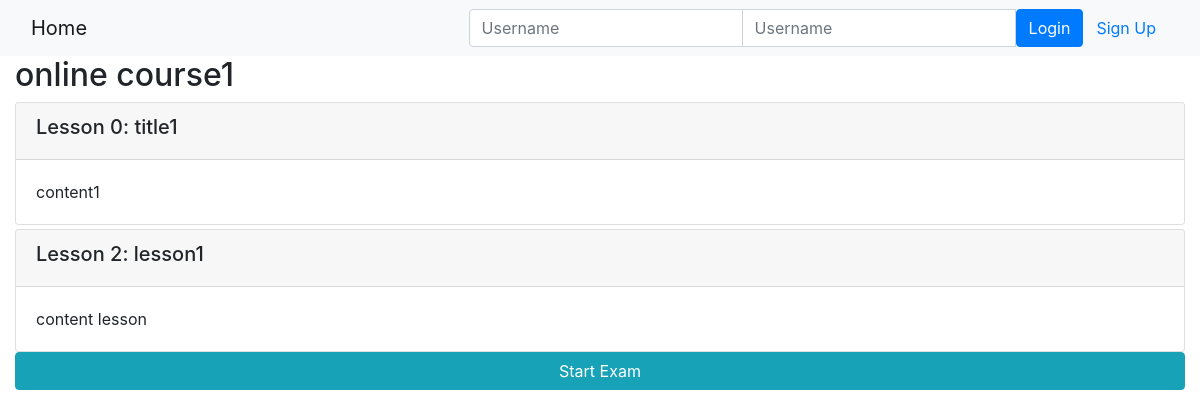
Page /onlinecourse/1/ on the committed database.
### onlinecourse/models.py (models this page shows, shortened)
class Course(models.Model):
    name = models.CharField(null=False, max_length=30, default='online course')
    image = models.ImageField(upload_to='course_images/')
    description = models.CharField(max_length=1000)
    pub_date = models.DateField(null=True)
    instructors = models.ManyToManyField(Instructor)
    users = models.ManyToManyField(settings.AUTH_USER_MODEL, through='Enrollment')
    total_enrollment = models.IntegerField(default=0)
    is_enrolled = False

class Lesson(models.Model):
    title = models.CharField(max_length=200, default="title")
    order = models.IntegerField(default=0)
    course = models.ForeignKey(Course, on_delete=models.CASCADE)
    content = models.TextField()

### onlinecourse/views.py (the view)
# urls.py: path('<int:pk>/', views.CourseDetailView.as_view(), name='course_details'),
class CourseDetailView(generic.DetailView):
    model = Course
    template_name = 'onlinecourse/course_detail_bootstrap.html'

### onlinecourse/templates/onlinecourse/course_detail_bootstrap.html (shortened to what this page needs)
<!DOCTYPE html>
<html lang="en">
<head>
     {% load static %}
    <link rel="stylesheet" href="https://maxcdn.bootstrapcdn.com/bootstrap/4.5.2/css/bootstrap.min.css">
</head>
<body>
    <nav class="navbar navbar-light bg-light">
        <div class="container-fluid">
            <div class="navbar-header">
                  <a class="navbar-brand" href="{% url 'onlinecourse:index' %}">Home</a>
            </div>
            <ul class="nav navbar-nav navbar-right">
                {% if user.is_authenticated %}
                <li>
                    <a class="btn btn-link" href="#">{{ user.first_name }}({{ user.username }})</a>
                    <a class="btn btn-link" href="{% url 'onlinecourse:logout' %}">Logout</a>
                </li>
                {% else %}
                <li>
                    <form class="form-inline" action="{% url 'onlinecourse:login' %}" method="post">
                        <div class="input-group">
                            <input type="text" class="form-control" placeholder="Username" name="username" >
                            <input type="password" class="form-control" placeholder="Username" name="psw" >
                            <button class="btn btn-primary" type="submit">Login</button>
                            <a class="btn btn-link" href="{% url 'onlinecourse:registration' %}">Sign Up</a>
                        </div>
                    </form>
                </li>
                {% endif %}
            </ul>
        </div>
    </nav>
    <div class="container-fluid">
            <h2>{{ course.name }}</h2>
            <div class="card-columns-vertical">
                {% for lesson in course.lesson_set.all %}
                    <div class="card mt-1">
                        <div class="card-header"><h5>Lesson {{lesson.order|add:1}}: {{lesson.title}}</h5></div>
                        <div class="card-body">{{lesson.content}}</div>
                    </div>
                {% endfor %}
            </div>
            <button class="btn btn-info btn-block" data-toggle="collapse" data-target="#exam">Start Exam</button>
    </div>
</body>
</html>

### rows in the picture
Course: name "online course1"
Lesson: order|add "0", title "title1", content "content1"
Lesson: order|add "2", title "lesson1", content "content lesson"
